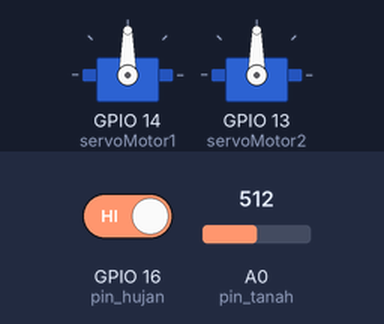
A sketch run on a simulated ESP8266 (NodeMCU). Shown: 2 × servo. Inputs (shaded band) come from the test bench; at power-on: A0 (pin_tanah) = 512, GPIO 16 (pin_hujan) HIGH. WiFi joins after 1.5 s; servers stay silent unless stated; uploads are accepted with an empty reply; what the sketch prints to the serial monitor is not drawn.

Above: at 2.7 s.
2.8 s: A0 (pin_tanah) set to 306
6.6 s: GPIO 16 (pin_hujan) driven LOW
At 10.7 s:
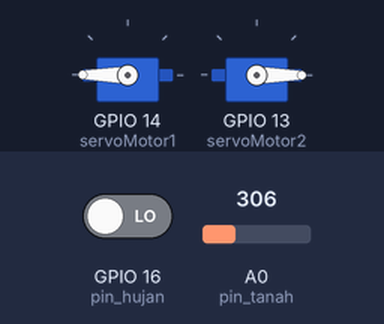
11.2 s: GPIO 16 (pin_hujan) driven HIGH
At 16.4 s:
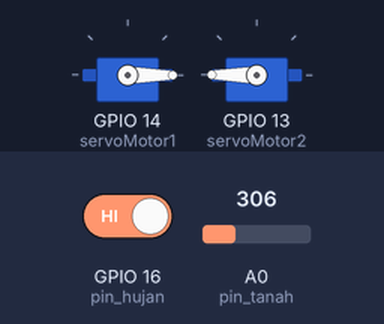
Timing chart, 0 to 17.9 s (numbered marks = the images above; inputs shaded):
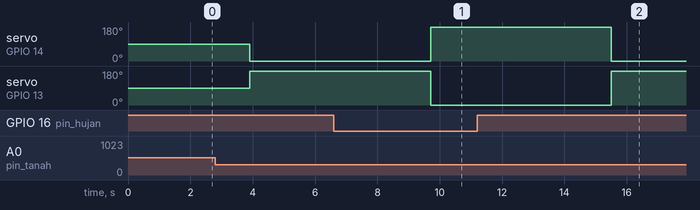

The sketch:

TaMIrvandiRainShelterBawang.ino
```cpp
 #include <ESP8266WiFi.h>
#include <ESP8266HTTPClient.h>
#include <Servo.h>

// Deklarasi objek untuk dua motor servo
Servo servoMotor1;
Servo servoMotor2;

// Definisi pin untuk sensor hujan dan sensor kelembaban tanah
#define pin_hujan 16 // pin D0
int pin_tanah = A0; // pin A0

// Variabel untuk menyimpan data dari sensor hujan dan sensor kelembaban tanah
int DataDigitalHujan, DataAnalogTanah;

// Konfigurasi WiFi dan server
const char* ssid = "SUKENDI";
const char* password = "alipgemoy123";
const char* server = "192.168.1.9";
//monitoringrainshelterbawang.000webhostapp.com

void setup() {
  Serial.begin(9600);
  pinMode(pin_tanah, INPUT);  // Menetapkan pin sensor tanah sebagai input
  pinMode(pin_hujan, INPUT); // Menetapkan pin sensor hujan sebagai input
  servoMotor1.attach(14, 500, 2400); // Menggunakan pin 14/D5 untuk servoMotor1
  servoMotor2.attach(13, 500, 2400); // Menggunakan pin 13/D7 untuk servoMotor2

  // Mulai koneksi WiFi
  WiFi.begin(ssid, password);
  // Tunggu hingga terhubung ke WiFi
  while (WiFi.status() != WL_CONNECTED) {
    Serial.print("Terputus");
    delay(500);
  }
  Serial.print("Terhubung");
  }

void loop() {
  // Baca nilai dari sensor kelembaban tanah
  DataAnalogTanah= analogRead(pin_tanah);
  int DataAnalogTanah2 = map(DataAnalogTanah,1023,0,0,100);
  Serial.print("Mositure : ");
  Serial.println(DataAnalogTanah2);
  delay(500);
  // Baca nilai dari sensor hujan
  DataDigitalHujan = digitalRead(pin_hujan);
  Serial.print("Nilai Sensor Hujan = ");
  delay(500);

  // Koneksi ke server dan kirim data
  WiFiClient client;
  HTTPClient http;

  // Kirim data sensor tanah
  String Link = "http://" + String(server) + "/monitoringrainshelter/app/kirimdata.php?tanah=" + String(DataAnalogTanah2);
  http.begin(client, Link);
  http.GET();
  http.end();
  delay(500);
  // Kirim data sensor hujan
  String Link2 = "http://" + String(server) + "/monitoringrainshelter/app/kirimdata2.php?cuaca=" + String(DataDigitalHujan);
  http.begin(client, Link2);
  http.GET();
  http.end();
  delay(500);

  // Mengatur posisi servo berdasarkan kondisi sensor
  if (DataDigitalHujan == 0 && DataAnalogTanah2 >= 50 ) { // Hujan Cukup Air
    Serial.println("Hujan & Cukup Air");
    servoMotor1.write(180); // Atap Tertutup
    servoMotor2.write(0); // Atap Tertutup
    delay(500);
  }
  else if (DataDigitalHujan == 1 && DataAnalogTanah2 <=49 ) { // Terang Cukup
    Serial.println("Terang & Kurang Air ");
    servoMotor1.write(0); // Atap Terbuka
    servoMotor2.write(180); // Atap Terbuka
    delay(500);
  }
  else if (DataDigitalHujan == 1 && DataAnalogTanah2 >=50 ) { // Terang Cukup Air
    Serial.println("Terang & Cukup Air");
    servoMotor1.write(0); // Atap Terbuka
    servoMotor2.write(180); // Atap Terbuka
    delay(500);
  }
  else if (DataDigitalHujan == 0 && DataAnalogTanah2 <=49 ) { // Hujan Kurang Air
    Serial.println("Hujan & Kurang Air");
    servoMotor1.write(0); // Atap Terbuka
    servoMotor2.write(180); // Atap Terbuka
    delay(500);
  }
  }
```

Measured:
- after the input at 6.6 s, servo on GPIO 14 (servoMotor1): 0° → 180° after 3.1 s; servo on GPIO 13 (servoMotor2): 180° → 0° after 3.1 s
- after the input at 11.2 s, servo on GPIO 14 (servoMotor1): 180° → 0° after 4.3 s; servo on GPIO 13 (servoMotor2): 0° → 180° after 4.3 s
